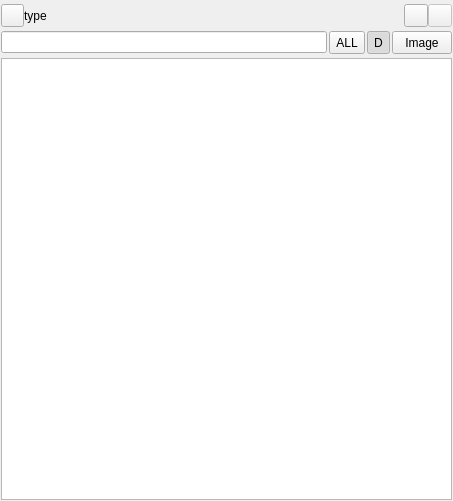
<?xml version="1.0" encoding="UTF-8"?>
<ui version="4.0">
 <class>WidgetObject</class>
 <widget class="QWidget" name="WidgetObject">
  <property name="geometry">
   <rect>
    <x>0</x>
    <y>0</y>
    <width>453</width>
    <height>501</height>
   </rect>
  </property>
  <property name="windowTitle">
   <string>WidgetObject</string>
  </property>
  <layout class="QVBoxLayout" name="verticalLayout">
   <property name="spacing">
    <number>4</number>
   </property>
   <property name="leftMargin">
    <number>1</number>
   </property>
   <property name="topMargin">
    <number>4</number>
   </property>
   <property name="rightMargin">
    <number>1</number>
   </property>
   <property name="bottomMargin">
    <number>1</number>
   </property>
   <item>
    <layout class="QHBoxLayout" name="horizontalLayout_2">
     <property name="spacing">
      <number>0</number>
     </property>
     <item>
      <widget class="QToolButton" name="toolButton">
       <property name="enabled">
        <bool>true</bool>
       </property>
       <property name="minimumSize">
        <size>
         <width>23</width>
         <height>23</height>
        </size>
       </property>
       <property name="maximumSize">
        <size>
         <width>23</width>
         <height>23</height>
        </size>
       </property>
       <property name="text">
        <string/>
       </property>
      </widget>
     </item>
     <item>
      <widget class="QLabel" name="label_type">
       <property name="sizePolicy">
        <sizepolicy hsizetype="Fixed" vsizetype="Preferred">
         <horstretch>0</horstretch>
         <verstretch>0</verstretch>
        </sizepolicy>
       </property>
       <property name="minimumSize">
        <size>
         <width>250</width>
         <height>0</height>
        </size>
       </property>
       <property name="maximumSize">
        <size>
         <width>250</width>
         <height>16777215</height>
        </size>
       </property>
       <property name="text">
        <string>type</string>
       </property>
       <property name="margin">
        <number>0</number>
       </property>
      </widget>
     </item>
     <item>
      <spacer name="horizontalSpacer">
       <property name="orientation">
        <enum>Qt::Horizontal</enum>
       </property>
       <property name="sizeHint" stdset="0">
        <size>
         <width>40</width>
         <height>20</height>
        </size>
       </property>
      </spacer>
     </item>
     <item>
      <widget class="QToolButton" name="pushButton_Export">
       <property name="minimumSize">
        <size>
         <width>23</width>
         <height>23</height>
        </size>
       </property>
       <property name="text">
        <string/>
       </property>
       <property name="icon">
        <iconset resource="../rc.qrc">
         <normaloff>:/image/Export</normaloff>:/image/Export</iconset>
       </property>
      </widget>
     </item>
     <item>
      <widget class="QToolButton" name="pushButton_Save">
       <property name="enabled">
        <bool>false</bool>
       </property>
       <property name="minimumSize">
        <size>
         <width>0</width>
         <height>23</height>
        </size>
       </property>
       <property name="maximumSize">
        <size>
         <width>16777215</width>
         <height>23</height>
        </size>
       </property>
       <property name="text">
        <string/>
       </property>
       <property name="icon">
        <iconset resource="../rc.qrc">
         <normaloff>:/image/Save</normaloff>:/image/Save</iconset>
       </property>
      </widget>
     </item>
    </layout>
   </item>
   <item>
    <layout class="QHBoxLayout" name="horizontalLayout">
     <property name="spacing">
      <number>2</number>
     </property>
     <item>
      <widget class="QLineEdit" name="lineEdit"/>
     </item>
     <item>
      <widget class="QToolButton" name="toolButton_all">
       <property name="sizePolicy">
        <sizepolicy hsizetype="Preferred" vsizetype="Fixed">
         <horstretch>0</horstretch>
         <verstretch>0</verstretch>
        </sizepolicy>
       </property>
       <property name="minimumSize">
        <size>
         <width>0</width>
         <height>23</height>
        </size>
       </property>
       <property name="maximumSize">
        <size>
         <width>16777215</width>
         <height>23</height>
        </size>
       </property>
       <property name="text">
        <string>ALL</string>
       </property>
       <property name="checkable">
        <bool>true</bool>
       </property>
      </widget>
     </item>
     <item>
      <widget class="QToolButton" name="toolButton_sort">
       <property name="sizePolicy">
        <sizepolicy hsizetype="Preferred" vsizetype="Fixed">
         <horstretch>0</horstretch>
         <verstretch>0</verstretch>
        </sizepolicy>
       </property>
       <property name="minimumSize">
        <size>
         <width>0</width>
         <height>23</height>
        </size>
       </property>
       <property name="maximumSize">
        <size>
         <width>16777215</width>
         <height>23</height>
        </size>
       </property>
       <property name="text">
        <string>D</string>
       </property>
       <property name="checkable">
        <bool>true</bool>
       </property>
       <property name="checked">
        <bool>true</bool>
       </property>
       <property name="arrowType">
        <enum>Qt::NoArrow</enum>
       </property>
      </widget>
     </item>
     <item>
      <widget class="QToolButton" name="pushButton_Image">
       <property name="minimumSize">
        <size>
         <width>60</width>
         <height>23</height>
        </size>
       </property>
       <property name="maximumSize">
        <size>
         <width>60</width>
         <height>23</height>
        </size>
       </property>
       <property name="text">
        <string>Image</string>
       </property>
      </widget>
     </item>
    </layout>
   </item>
   <item>
    <widget class="QTableView" name="tableView">
     <property name="selectionBehavior">
      <enum>QAbstractItemView::SelectRows</enum>
     </property>
     <property name="wordWrap">
      <bool>false</bool>
     </property>
    </widget>
   </item>
  </layout>
 </widget>
 <layoutdefault spacing="6" margin="11"/>
 <resources>
  <include location="../rc.qrc"/>
 </resources>
 <connections/>
</ui>
